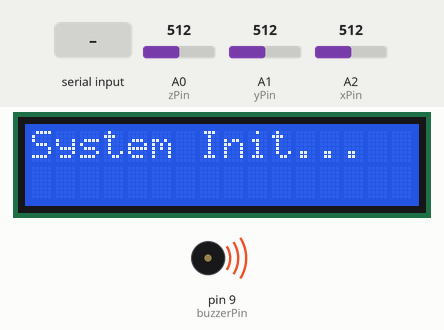
The sketch below on a simulated Arduino Uno, built with avr-gcc and run on an emulated ATmega328P. Parts: 16×2 character LCD, buzzer (waves = sounding, pin HIGH). The inputs (shaded band) are chosen by the test bench; at power-on: A0 (zPin) = 512, A1 (yPin) = 512, A2 (xPin) = 512. The modem accepts every AT command (registered, SIM ready, sends succeed) and sends nothing else; what the sketch prints to the serial monitor is not drawn.

Above: at 1.7 s.
At 3.2 s:
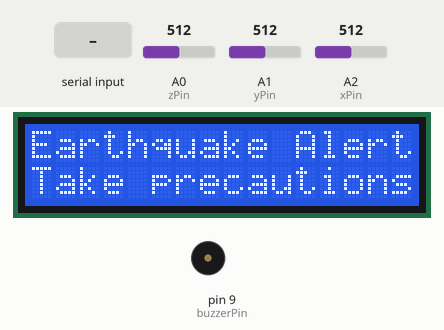
3.3 s: "1" received over the second serial link
At 8.3 s:
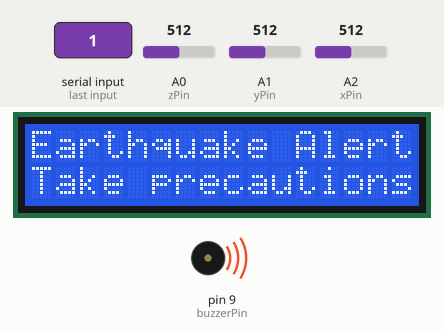
Timing chart, 0 to 14.5 s (numbered marks = the images above; inputs shaded):
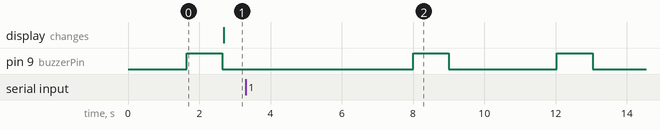

Measured:
- by itself, pin 9 (buzzerPin): alternates HIGH for 1.0 s and LOW for 3.0 s

The sketch:

earthquake_and_detection_hardware.ino
```cpp
#include <SoftwareSerial.h>
#include <Wire.h>
#include <LiquidCrystal_I2C.h>

LiquidCrystal_I2C lcd(0x3F, 16, 2);

#define xPin A2
#define yPin A1
#define zPin A0

// Calibrated minimum and maximum Raw Ranges for each axis
int xMin = 263, xMax = 393;
int yMin = 264, yMax = 395;
int zMin = 267, zMax = 297;

const int samples = 10;
const int threshold = 1;

SoftwareSerial mySerial(2, 3);  // RX, TX for GSM module
const int buzzerPin = 9;
int flag = 0;
bool isEarthquake = false;

String message = "Earthquake Alert!\r\nSafety Guidelines:\r\n"
                 "1. Drop, Cover, and Hold On.\r\n"
                 "2. Stay Indoors and away from hazards.\r\n"
                 "3. Evacuate if necessary to open areas.\r\n"
                 "Listen to authorities for updates.\r\n"
                 "Emergency Contacts:\r\n"
                 "- Medical Emergency: 104\r\n"
                 "- Fire Department: 103\r\n";

void setup() {
  pinMode(buzzerPin, OUTPUT);
  digitalWrite(buzzerPin, LOW);

  lcd.begin(16, 2);
  lcd.init();
  lcd.backlight();
  lcd.print("System Init...");
  delay(1000);

  Serial.begin(9600);  // For serial monitoring

  // Initialize GSM module
  mySerial.begin(9600);
  Serial.println("Initializing GSM Module...");
  mySerial.println("AT");  // Test communication
  updateSerial();
}

void loop() {
  int xRaw = 0, yRaw = 0, zRaw = 0;
  for (int i = 0; i < samples; i++) {
    xRaw += analogRead(xPin);
    yRaw += analogRead(yPin);
    zRaw += analogRead(zPin);
  }
  xRaw /= samples;
  yRaw /= samples;
  zRaw /= samples;

  long xMilliG = map(xRaw, xMin, xMax, -1000, 1000);
  long yMilliG = map(yRaw, yMin, yMax, -1000, 1000);
  long zMilliG = map(zRaw, zMin, zMax, -1000, 1000);

  float x_g_value = xMilliG / 1000.0;
  float y_g_value = yMilliG / 1000.0;
  float z_g_value = zMilliG / 1000.0;

  // Print sensor data for debugging
  Serial.print(x_g_value, 0); Serial.print("G\t");
  Serial.print(y_g_value, 0); Serial.print("G\t");
  Serial.print(z_g_value, 0); Serial.println("G");

  // Check if any axis exceeds the threshold
  isEarthquake = (abs(x_g_value) > threshold) || (abs(y_g_value) > threshold) || (abs(z_g_value) > threshold);

  if (isEarthquake) {
    Serial.println("Earthquake Detected!");
    buzzer();
    lcdEarthquakeAlert();
    sendSms();
  }

  delay(1000);  // Adjust delay as needed
}

void buzzer() {
  digitalWrite(buzzerPin, HIGH);  // Sound the alarm
  delay(1000);
  digitalWrite(buzzerPin, LOW);   // Turn off the alarm
}

void lcdEarthquakeAlert() {
  lcd.clear();
  lcd.print("Earthquake Alert!");
  lcd.setCursor(0, 1);
  lcd.print("Take precautions!");
  delay(2000);
}

void sendSms() {
  if (flag == 0) {
    Serial.println("Sending SMS...");
    mySerial.println("AT+CMGF=1");  // Set SMS to text mode
    updateSerial();
    mySerial.println("AT+CMGS=\"+9779865435584\"");  // Replace with your phone number
    updateSerial();
    mySerial.print(message);  // Send the message
    updateSerial();
    mySerial.write(26);  // Send the CTRL+Z to send the SMS
    updateSerial();
    flag = 1;
  }
}

void updateSerial() {
  delay(500);
  while (Serial.available()) {
    mySerial.write(Serial.read());
  }
  while (mySerial.available()) {
    Serial.write(mySerial.read());
  }
}
```
